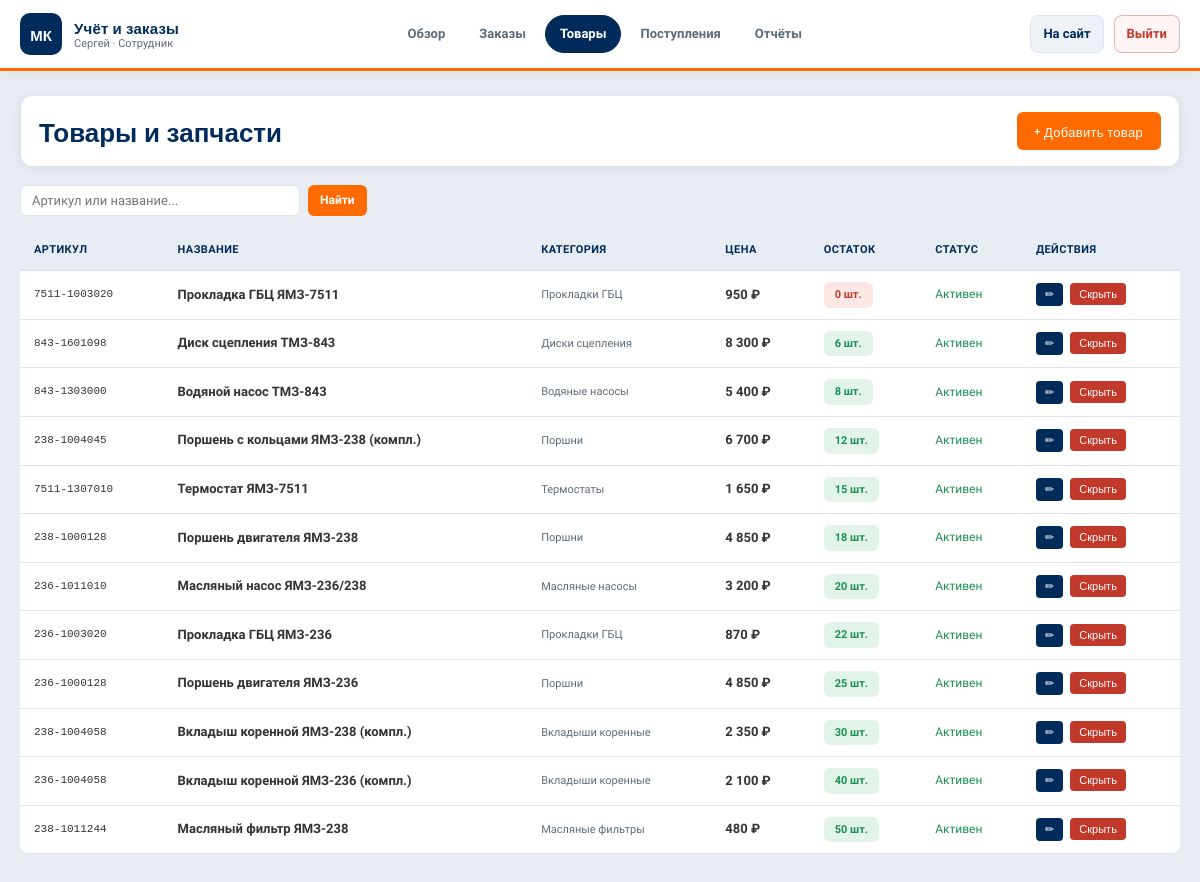
/admin/products.php (signed in), run on the app's committed database.
### tables this page shows
CREATE TABLE `products` (
  `id`          INT UNSIGNED NOT NULL AUTO_INCREMENT,
  `article`     VARCHAR(30)   NOT NULL,
  `name`        VARCHAR(200)  NOT NULL,
  `category_id` SMALLINT UNSIGNED NOT NULL,
  `description` TEXT DEFAULT NULL,
  `price`       DECIMAL(10,2) NOT NULL,
  `stock_qty`   INT NOT NULL DEFAULT 0,
  `unit`        VARCHAR(10) NOT NULL DEFAULT 'шт.',
  `is_original` TINYINT(1) NOT NULL DEFAULT 1,
  `is_active`   TINYINT(1) NOT NULL DEFAULT 1,
  `created_at`  DATETIME NOT NULL DEFAULT CURRENT_TIMESTAMP,
  `updated_at`  DATETIME NOT NULL DEFAULT CURRENT_TIMESTAMP ON UPDATE CURRENT_TIMESTAMP,
  PRIMARY KEY (`id`),
  UNIQUE KEY `uq_article` (`article`),
  KEY `fk_product_cat` (`category_id`),
  CONSTRAINT `fk_product_cat` FOREIGN KEY (`category_id`) REFERENCES `categories`(`id`) ON UPDATE CASCADE
);

CREATE TABLE `categories` (
  `id`         SMALLINT UNSIGNED NOT NULL AUTO_INCREMENT,
  `name`       VARCHAR(80) NOT NULL,
  `parent_id`  SMALLINT UNSIGNED DEFAULT NULL,
  `sort_order` TINYINT UNSIGNED NOT NULL DEFAULT 0,
  PRIMARY KEY (`id`),
  KEY `fk_cat_parent` (`parent_id`),
  CONSTRAINT `fk_cat_parent` FOREIGN KEY (`parent_id`) REFERENCES `categories`(`id`) ON UPDATE CASCADE ON DELETE SET NULL
);

### config.php (called while the page is built, shortened)
<?php
function e(string $s): string {
    return htmlspecialchars($s, ENT_QUOTES, 'UTF-8');
}
function asset(string $file): string {
    return BASE_URL . ltrim($file, '/') . '?v=' . ASSET_VER;
}
function fmtPrice(float $v): string {
    return number_format($v, 0, '.', ' ') . ' ₽';
}

### admin/products.php (the view, shortened to what this page needs)
<?php
require_once __DIR__ . '/../config.php';
$pdo = getDB();
$search = trim($_GET['q'] ?? '');
$sql = $search
    ? 'SELECT p.*,c.name AS cat FROM products p JOIN categories c ON c.id=p.category_id WHERE p.article LIKE ? OR p.name LIKE ? ORDER BY p.stock_qty ASC, p.id DESC'
    : 'SELECT p.*,c.name AS cat FROM products p JOIN categories c ON c.id=p.category_id ORDER BY p.stock_qty ASC, p.id DESC';
$stmt = $pdo->prepare($sql);
$stmt->execute($search ? ["%$search%","%$search%"] : []);
$products = $stmt->fetchAll();
$engByProduct = [];
$allEngs = $pdo->query('SELECT product_id, engine_model_id FROM product_engines')->fetchAll();
foreach ($allEngs as $row) {
    $engByProduct[$row['product_id']][] = $row['engine_model_id'];
}
?><!DOCTYPE html>
<html lang="ru">
<head><meta charset="UTF-8"><meta name="viewport" content="width=device-width,initial-scale=1.0">
<link rel="stylesheet" href="<?= asset('style.css') ?>">
</head>
<body>
<div class="admin-wrap">
<?php include __DIR__.'/_sidebar.php'; ?>
<main class="admin-content">
    <div style="display:flex;align-items:center;justify-content:space-between;margin-bottom:18px;flex-wrap:wrap;gap:10px">
        <h1 class="admin-title" style="margin:0">Товары и запчасти</h1>
        <button class="btn-primary" onclick="document.getElementById('addModal').classList.add('open')" style="font-size:13px;padding:9px 18px">+ Добавить товар</button>
    </div>
    <form method="GET" style="display:flex;gap:8px;margin-bottom:14px">
        <input type="text" name="q" value="<?= e($search) ?>" class="form-input" style="max-width:280px;padding:7px 11px;font-size:13px" placeholder="Артикул или название...">
        <button type="submit" class="btn-cart btn-sm">Найти</button>
    </form>
    <table class="admin-table">
        <thead><tr><th>Артикул</th><th>Название</th><th>Категория</th><th>Цена</th><th>Остаток</th><th>Статус</th><th>Действия</th></tr></thead>
        <tbody>
        <?php foreach ($products as $p): ?>
        <tr style="opacity:<?= $p['is_active']?'1':'0.5' ?>">
            <td style="font-family:monospace;font-size:11px"><?= e($p['article']) ?></td>
            <td style="font-size:13px;font-weight:600"><?= e(mb_substr($p['name'],0,38)) ?></td>
            <td style="font-size:11px;color:var(--muted)"><?= e($p['cat']) ?></td>
            <td style="font-weight:600"><?= fmtPrice($p['price']) ?></td>
            <td><span class="badge" style="background:<?= $p['stock_qty']===0?'#e74c3c22':($p['stock_qty']<=5?'#e67e2222':'#27ae6022') ?>;color:<?= $p['stock_qty']===0?'var(--danger)':($p['stock_qty']<=5?'#e67e22':'var(--success)') ?>"><?= $p['stock_qty'] ?> шт.</span></td>
            <td style="font-size:12px"><?= $p['is_active']?'<span style="color:var(--success)">Активен</span>':'<span style="color:var(--danger)">Скрыт</span>' ?></td>
            <td style="white-space:nowrap">
                <button onclick='openEdit(<?= json_encode(['id'=>$p['id'],'article'=>$p['article'],'name'=>$p['name'],'price'=>$p['price'],'stock_qty'=>$p['stock_qty'],'description'=>$p['description']??'','category_id'=>$p['category_id'],'engines'=>$engByProduct[$p['id']]??[]]) ?>)'
                        style="background:var(--navy);color:#fff;border:none;padding:5px 9px;border-radius:4px;cursor:pointer;font-size:11px;margin-right:4px">✏</button>
                <form method="POST" style="display:inline">
                    <button type="submit" style="background:<?= $p['is_active']?'var(--danger)':'var(--success)' ?>;color:#fff;border:none;padding:5px 9px;border-radius:4px;cursor:pointer;font-size:11px">
                        <?= $p['is_active']?'Скрыть':'Показать' ?>
                    </button>
                </form>
            </td>
        </tr>
        <?php endforeach; ?>
        </tbody>
    </table>
</main>
</div>
</body></html>

### style.css (style rules this page uses)
*,*::before,*::after { margin:0;padding:0;box-sizing:border-box }
:root { --navy:#002B5B; --navy-light:#003d7a; --orange:#FF6B00; --orange-h:#e55f00; --bg:#F4F6F9; --bg-header:#ffffff; --surface:#ffffff; --surface-2:#eef2f7; --text:#333333; --text-h:#002B5B; --muted:#5c6b7a; --white:#fff; --border:#dde4ec; --success:#1a8f55; --danger:#c0392b; --font-h:'Oswald',sans-serif; --font-b:'Source Sans 3',sans-serif; --shadow:0 2px 12px rgba(0,43,91,.08); --shadow-h:0 8px 28px rgba(0,43,91,.12); --radius:10px; --radius-sm:6px; }
body { font-family:var(--font-b);background:var(--bg);color:var(--text);font-size:16px;line-height:1.6;display:flex;flex-direction:column;min-height:100vh }
main,section,div.container { flex:1 }
.btn-primary { background:var(--orange);color:#fff;padding:12px 26px;border-radius:var(--radius-sm);font-family:var(--font-h);font-size:15px;font-weight:500;letter-spacing:.3px;border:none;cursor:pointer;display:inline-block;text-align:center;transition:background .2s,transform .15s }
.btn-cart { background:var(--orange);color:#fff;border:none;padding:8px 14px;border-radius:var(--radius-sm);font-size:13px;font-weight:600;cursor:pointer;font-family:var(--font-b) }
.btn-sm { padding:5px 12px;font-size:12px }
.form-input { width:100%;padding:11px 14px;border:1px solid var(--border);border-radius:var(--radius-sm);font-family:var(--font-b);font-size:14px;outline:none;background:#fff;color:var(--text) }
body:has(.admin-wrap) { background:#e9edf3 }
.admin-wrap { display:flex;flex-direction:column;min-height:100vh;width:100% }
.admin-content { flex:1;padding:24px 20px 40px;max-width:1400px;width:100%;margin:0 auto;box-sizing:border-box }
.admin-title { font-family:var(--font-h);font-size:26px;color:var(--navy);margin:0 0 6px;padding:0;background:none;border:none;width:auto }
.admin-content>:not(.admin-title) { margin-left:0;margin-right:0 }
.admin-content>div[style*="flex"] { background:var(--surface)!important;padding:14px 18px!important;border-radius:12px!important;border:1px solid var(--border)!important;margin-bottom:18px!important;box-shadow:var(--shadow)!important }
.admin-table { width:100%;border-collapse:separate;border-spacing:0;font-size:13px }
.admin-table th { background:#e8edf3;color:var(--navy);padding:11px 14px;text-align:left;font-size:11px;font-weight:700;text-transform:uppercase;letter-spacing:.4px;border-bottom:2px solid var(--border) }
.admin-table th:first-child { border-radius:8px 0 0 0 }
.admin-table th:last-child { border-radius:0 8px 0 0 }
.admin-table td { padding:11px 14px;border-bottom:1px solid var(--border);background:#fff;color:var(--text);vertical-align:middle }
.admin-table tr:last-child td:first-child { border-radius:0 0 0 8px }
.admin-table tr:last-child td:last-child { border-radius:0 0 8px 0 }
.badge { display:inline-block;padding:4px 11px;border-radius:6px;font-size:11px;font-weight:700 }

### data on the page
products: article "7511-1003020", name "Прокладка ГБЦ ЯМЗ-7511", category.name "Прокладки ГБЦ", price "950 ₽", stock_qty "0", is_active "Активен"
products: article "843-1601098", name "Диск сцепления ТМЗ-843", category.name "Диски сцепления", price "8 300 ₽", stock_qty "6", is_active "Активен"
products: article "843-1303000", name "Водяной насос ТМЗ-843", category.name "Водяные насосы", price "5 400 ₽", stock_qty "8", is_active "Активен"
products: article "238-1004045", name "Поршень с кольцами ЯМЗ-238 (компл.)", category.name "Поршни", price "6 700 ₽", stock_qty "12", is_active "Активен"
products: article "7511-1307010", name "Термостат ЯМЗ-7511", category.name "Термостаты", price "1 650 ₽", stock_qty "15", is_active "Активен"
products: article "238-1000128", name "Поршень двигателя ЯМЗ-238", category.name "Поршни", price "4 850 ₽", stock_qty "18", is_active "Активен"
products: article "236-1011010", name "Масляный насос ЯМЗ-236/238", category.name "Масляные насосы", price "3 200 ₽", stock_qty "20", is_active "Активен"
products: article "236-1003020", name "Прокладка ГБЦ ЯМЗ-236", category.name "Прокладки ГБЦ", price "870 ₽", stock_qty "22", is_active "Активен"
products: article "236-1000128", name "Поршень двигателя ЯМЗ-236", category.name "Поршни", price "4 850 ₽", stock_qty "25", is_active "Активен"
products: article "238-1004058", name "Вкладыш коренной ЯМЗ-238 (компл.)", category.name "Вкладыши коренные", price "2 350 ₽", stock_qty "30", is_active "Активен"
products: article "236-1004058", name "Вкладыш коренной ЯМЗ-236 (компл.)", category.name "Вкладыши коренные", price "2 100 ₽", stock_qty "40", is_active "Активен"
products: article "238-1011244", name "Масляный фильтр ЯМЗ-238", category.name "Масляные фильтры", price "480 ₽", stock_qty "50", is_active "Активен"

### other printed values
$user['first_name'] "Сергей"
$roleLabel "Сотрудник"
